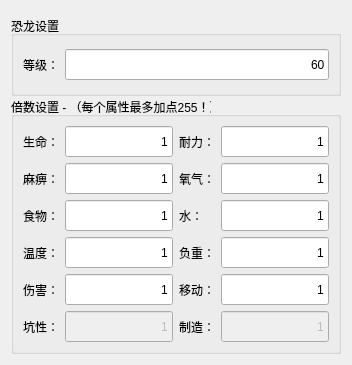
      <widget class="QWidget" name="tab_2">
       <attribute name="title">
        <string>恐龙设置</string>
       </attribute>
       <layout class="QGridLayout" name="gridLayout_13">
        <item row="0" column="0">
         <widget class="QGroupBox" name="groupBox_8">
          <property name="sizePolicy">
           <sizepolicy hsizetype="Preferred" vsizetype="Preferred">
            <horstretch>0</horstretch>
            <verstretch>0</verstretch>
           </sizepolicy>
          </property>
          <property name="minimumSize">
           <size>
            <width>0</width>
            <height>80</height>
           </size>
          </property>
          <property name="maximumSize">
           <size>
            <width>16777215</width>
            <height>70</height>
           </size>
          </property>
          <property name="title">
           <string>恐龙设置</string>
          </property>
          <layout class="QGridLayout" name="gridLayout_12">
           <item row="0" column="0">
            <widget class="QLabel" name="label_58">
             <property name="sizePolicy">
              <sizepolicy hsizetype="Preferred" vsizetype="Minimum">
               <horstretch>0</horstretch>
               <verstretch>0</verstretch>
              </sizepolicy>
             </property>
             <property name="minimumSize">
              <size>
               <width>0</width>
               <height>31</height>
              </size>
             </property>
             <property name="maximumSize">
              <size>
               <width>16777215</width>
               <height>31</height>
              </size>
             </property>
             <property name="text">
              <string>等级：</string>
             </property>
            </widget>
           </item>
           <item row="0" column="1">
            <widget class="QLineEdit" name="lineEdit_57">
             <property name="minimumSize">
              <size>
               <width>0</width>
               <height>31</height>
              </size>
             </property>
             <property name="maximumSize">
              <size>
               <width>16777215</width>
               <height>31</height>
              </size>
             </property>
             <property name="text">
              <string>60</string>
             </property>
             <property name="alignment">
              <set>Qt::AlignRight|Qt::AlignTrailing|Qt::AlignVCenter</set>
             </property>
            </widget>
           </item>
          </layout>
         </widget>
        </item>
        <item row="1" column="0">
         <widget class="QGroupBox" name="groupBox_7">
          <property name="minimumSize">
           <size>
            <width>0</width>
            <height>230</height>
           </size>
          </property>
          <property name="maximumSize">
           <size>
            <width>16777215</width>
            <height>16777215</height>
           </size>
          </property>
          <property name="title">
           <string>倍数设置 - （每个属性最多加点255！）</string>
          </property>
          <layout class="QGridLayout" name="gridLayout_11">
           <item row="1" column="3">
            <widget class="QLineEdit" name="lineEdit_45">
             <property name="minimumSize">
              <size>
               <width>0</width>
               <height>31</height>
              </size>
             </property>
             <property name="maximumSize">
              <size>
               <width>16777215</width>
               <height>31</height>
              </size>
             </property>
             <property name="text">
              <string>1</string>
             </property>
             <property name="alignment">
              <set>Qt::AlignRight|Qt::AlignTrailing|Qt::AlignVCenter</set>
             </property>
            </widget>
           </item>
           <item row="2" column="0">
            <widget class="QLabel" name="label_45">
             <property name="minimumSize">
              <size>
               <width>0</width>
               <height>31</height>
              </size>
             </property>
             <property name="maximumSize">
              <size>
               <width>16777215</width>
               <height>31</height>
              </size>
             </property>
             <property name="text">
              <string>食物：</string>
             </property>
            </widget>
           </item>
           <item row="0" column="0">
            <widget class="QLabel" name="label_46">
             <property name="minimumSize">
              <size>
               <width>0</width>
               <height>31</height>
              </size>
             </property>
             <property name="maximumSize">
              <size>
               <width>16777215</width>
               <height>31</height>
              </size>
             </property>
             <property name="text">
              <string>生命：</string>
             </property>
            </widget>
           </item>
           <item row="0" column="1">
            <widget class="QLineEdit" name="lineEdit_46">
             <property name="minimumSize">
              <size>
               <width>0</width>
               <height>31</height>
              </size>
             </property>
             <property name="maximumSize">
              <size>
               <width>16777215</width>
               <height>31</height>
              </size>
             </property>
             <property name="layoutDirection">
              <enum>Qt::LeftToRight</enum>
             </property>
             <property name="inputMethodHints">
              <set>Qt::ImhNone</set>
             </property>
             <property name="text">
              <string>1</string>
             </property>
             <property name="echoMode">
              <enum>QLineEdit::Normal</enum>
             </property>
             <property name="alignment">
              <set>Qt::AlignRight|Qt::AlignTrailing|Qt::AlignVCenter</set>
             </property>
             <property name="dragEnabled">
              <bool>false</bool>
             </property>
             <property name="cursorMoveStyle">
              <enum>Qt::LogicalMoveStyle</enum>
             </property>
            </widget>
           </item>
           <item row="0" column="2">
            <widget class="QLabel" name="label_47">
             <property name="minimumSize">
              <size>
               <width>0</width>
               <height>31</height>
              </size>
             </property>
             <property name="maximumSize">
              <size>
               <width>16777215</width>
               <height>31</height>
              </size>
             </property>
             <property name="text">
              <string>耐力：</string>
             </property>
            </widget>
           </item>
           <item row="1" column="0">
            <widget class="QLabel" name="label_48">
             <property name="minimumSize">
              <size>
               <width>0</width>
               <height>31</height>
              </size>
             </property>
             <property name="maximumSize">
              <size>
               <width>16777215</width>
               <height>31</height>
              </size>
             </property>
             <property name="text">
              <string>麻痹：</string>
             </property>
            </widget>
           </item>
           <item row="1" column="2">
            <widget class="QLabel" name="label_49">
             <property name="minimumSize">
              <size>
               <width>0</width>
               <height>31</height>
              </size>
             </property>
             <property name="maximumSize">
              <size>
               <width>16777215</width>
               <height>31</height>
              </size>
             </property>
             <property name="text">
              <string>氧气：</string>
             </property>
            </widget>
           </item>
           <item row="0" column="3">
            <widget class="QLineEdit" name="lineEdit_47">
             <property name="minimumSize">
              <size>
               <width>0</width>
               <height>31</height>
              </size>
             </property>
             <property name="maximumSize">
              <size>
               <width>16777215</width>
               <height>31</height>
              </size>
             </property>
             <property name="text">
              <string>1</string>
             </property>
             <property name="alignment">
              <set>Qt::AlignRight|Qt::AlignTrailing|Qt::AlignVCenter</set>
             </property>
            </widget>
           </item>
           <item row="1" column="1">
            <widget class="QLineEdit" name="lineEdit_48">
             <property name="minimumSize">
              <size>
               <width>0</width>
               <height>31</height>
              </size>
             </property>
             <property name="maximumSize">
              <size>
               <width>16777215</width>
               <height>31</height>
              </size>
             </property>
             <property name="text">
              <string>1</string>
             </property>
             <property name="alignment">
              <set>Qt::AlignRight|Qt::AlignTrailing|Qt::AlignVCenter</set>
             </property>
            </widget>
           </item>
           <item row="3" column="0">
            <widget class="QLabel" name="label_50">
             <property name="minimumSize">
              <size>
               <width>0</width>
               <height>31</height>
              </size>
             </property>
             <property name="maximumSize">
              <size>
               <width>16777215</width>
               <height>31</height>
              </size>
             </property>
             <property name="text">
              <string>温度：</string>
             </property>
            </widget>
           </item>
           <item row="2" column="3">
            <widget class="QLineEdit" name="lineEdit_49">
             <property name="minimumSize">
              <size>
               <width>0</width>
               <height>31</height>
              </size>
             </property>
             <property name="maximumSize">
              <size>
               <width>16777215</width>
               <height>31</height>
              </size>
             </property>
             <property name="text">
              <string>1</string>
             </property>
             <property name="alignment">
              <set>Qt::AlignRight|Qt::AlignTrailing|Qt::AlignVCenter</set>
             </property>
            </widget>
           </item>
           <item row="2" column="2">
            <widget class="QLabel" name="label_51">
             <property name="minimumSize">
              <size>
               <width>0</width>
               <height>31</height>
              </size>
             </property>
             <property name="maximumSize">
              <size>
               <width>16777215</width>
               <height>31</height>
              </size>
             </property>
             <property name="text">
              <string>水：</string>
             </property>
            </widget>
           </item>
           <item row="2" column="1">
            <widget class="QLineEdit" name="lineEdit_50">
             <property name="minimumSize">
              <size>
               <width>0</width>
               <height>31</height>
              </size>
             </property>
             <property name="maximumSize">
              <size>
               <width>16777215</width>
               <height>31</height>
              </size>
             </property>
             <property name="text">
              <string>1</string>
             </property>
             <property name="alignment">
              <set>Qt::AlignRight|Qt::AlignTrailing|Qt::AlignVCenter</set>
             </property>
            </widget>
           </item>
           <item row="3" column="1">
            <widget class="QLineEdit" name="lineEdit_51">
             <property name="minimumSize">
              <size>
               <width>0</width>
               <height>31</height>
              </size>
             </property>
             <property name="maximumSize">
              <size>
               <width>16777215</width>
               <height>31</height>
              </size>
             </property>
             <property name="text">
              <string>1</string>
             </property>
             <property name="alignment">
              <set>Qt::AlignRight|Qt::AlignTrailing|Qt::AlignVCenter</set>
             </property>
            </widget>
           </item>
           <item row="4" column="0">
            <widget class="QLabel" name="label_52">
             <property name="minimumSize">
              <size>
               <width>0</width>
               <height>31</height>
              </size>
             </property>
             <property name="maximumSize">
              <size>
               <width>16777215</width>
               <height>31</height>
              </size>
             </property>
             <property name="text">
              <string>伤害：</string>
             </property>
            </widget>
           </item>
           <item row="3" column="2">
            <widget class="QLabel" name="label_53">
             <property name="minimumSize">
              <size>
               <width>0</width>
               <height>31</height>
              </size>
             </property>
             <property name="maximumSize">
              <size>
               <width>16777215</width>
               <height>31</height>
              </size>
             </property>
             <property name="text">
              <string>负重：</string>
             </property>
            </widget>
           </item>
           <item row="3" column="3">
            <widget class="QLineEdit" name="lineEdit_52">
             <property name="minimumSize">
              <size>
               <width>0</width>
               <height>31</height>
              </size>
             </property>
             <property name="maximumSize">
              <size>
               <width>16777215</width>
               <height>31</height>
              </size>
             </property>
             <property name="text">
              <string>1</string>
             </property>
             <property name="alignment">
              <set>Qt::AlignRight|Qt::AlignTrailing|Qt::AlignVCenter</set>
             </property>
            </widget>
           </item>
           <item row="4" column="1">
            <widget class="QLineEdit" name="lineEdit_53">
             <property name="minimumSize">
              <size>
               <width>0</width>
               <height>31</height>
              </size>
             </property>
             <property name="maximumSize">
              <size>
               <width>16777215</width>
               <height>31</height>
              </size>
             </property>
             <property name="text">
              <string>1</string>
             </property>
             <property name="alignment">
              <set>Qt::AlignRight|Qt::AlignTrailing|Qt::AlignVCenter</set>
             </property>
            </widget>
           </item>
           <item row="5" column="1">
            <widget class="QLineEdit" name="lineEdit_54">
             <property name="enabled">
              <bool>false</bool>
             </property>
             <property name="minimumSize">
              <size>
               <width>0</width>
               <height>31</height>
              </size>
             </property>
             <property name="maximumSize">
              <size>
               <width>16777215</width>
               <height>31</height>
              </size>
             </property>
             <property name="text">
              <string>1</string>
             </property>
             <property name="alignment">
              <set>Qt::AlignRight|Qt::AlignTrailing|Qt::AlignVCenter</set>
             </property>
            </widget>
           </item>
           <item row="4" column="3">
            <widget class="QLineEdit" name="lineEdit_55">
             <property name="minimumSize">
              <size>
               <width>0</width>
               <height>31</height>
              </size>
             </property>
             <property name="maximumSize">
              <size>
               <width>16777215</width>
               <height>31</height>
              </size>
             </property>
             <property name="text">
              <string>1</string>
             </property>
             <property name="alignment">
              <set>Qt::AlignRight|Qt::AlignTrailing|Qt::AlignVCenter</set>
             </property>
            </widget>
           </item>
           <item row="5" column="0">
            <widget class="QLabel" name="label_54">
             <property name="minimumSize">
              <size>
               <width>0</width>
               <height>31</height>
              </size>
             </property>
             <property name="maximumSize">
              <size>
               <width>16777215</width>
               <height>31</height>
              </size>
             </property>
             <property name="text">
              <string>坑性：</string>
             </property>
            </widget>
           </item>
           <item row="5" column="2">
            <widget class="QLabel" name="label_55">
             <property name="minimumSize">
              <size>
               <width>0</width>
               <height>31</height>
              </size>
             </property>
             <property name="maximumSize">
              <size>
               <width>16777215</width>
               <height>31</height>
              </size>
             </property>
             <property name="text">
              <string>制造：</string>
             </property>
            </widget>
           </item>
           <item row="4" column="2">
            <widget class="QLabel" name="label_56">
             <property name="minimumSize">
              <size>
               <width>0</width>
               <height>31</height>
              </size>
             </property>
             <property name="maximumSize">
              <size>
               <width>16777215</width>
               <height>31</height>
              </size>
             </property>
             <property name="text">
              <string>移动：</string>
             </property>
            </widget>
           </item>
           <item row="5" column="3">
            <widget class="QLineEdit" name="lineEdit_56">
             <property name="enabled">
              <bool>false</bool>
             </property>
             <property name="minimumSize">
              <size>
               <width>0</width>
               <height>31</height>
              </size>
             </property>
             <property name="maximumSize">
              <size>
               <width>16777215</width>
               <height>31</height>
              </size>
             </property>
             <property name="text">
              <string>1</string>
             </property>
             <property name="alignment">
              <set>Qt::AlignRight|Qt::AlignTrailing|Qt::AlignVCenter</set>
             </property>
            </widget>
           </item>
          </layout>
         </widget>
        </item>
       </layout>
      </widget>
